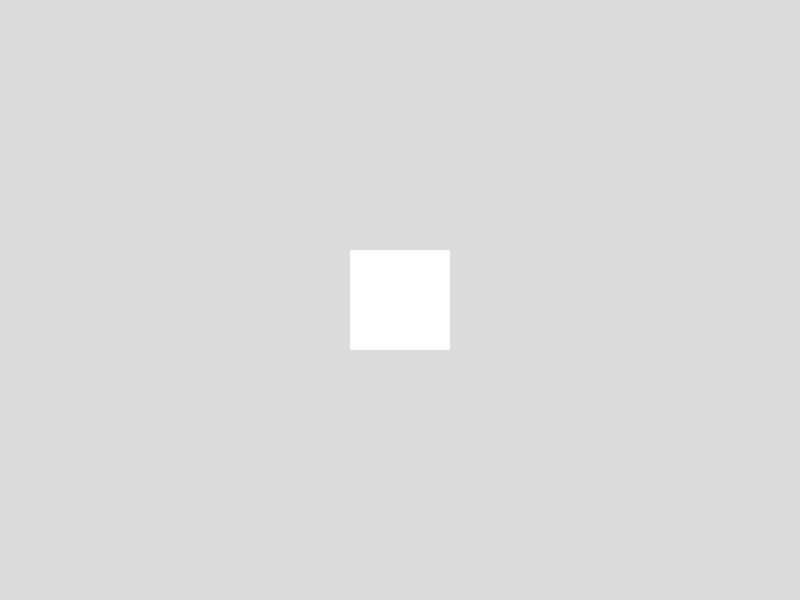
Frame 1 (no input)
Frame 60 (no input): identical to frame 1, image omitted
Frame 120 (the mouse pressed at the canvas centre since frame 60): identical to frame 1, image omitted

The p5.js sketch that drew this single still picture (run headless with seeded random() and noise() and a simulated clock; from frame 60 on, the mouse is pressed at the canvas centre):

// p5.js sketch
// ── sketch.js
let x, y, size;

function setup() {
    createCanvas(800, 600);
    x = width/2;
    y = height/2;
    size=100;
    background(220);
    rectMode(CENTER);
    noStroke();
}

function draw() {
    background(220);
    if(mouseX>width/2){
        fill(0);
    } else if(mouseX<width/2){
        fill(255);
    }
    if(mouseY>height/2){
        strokeWeight(10);
        stroke(127);
    } else if(mouseY<height/2){
        noStroke();
    }
    rect(x, y, size);
}
